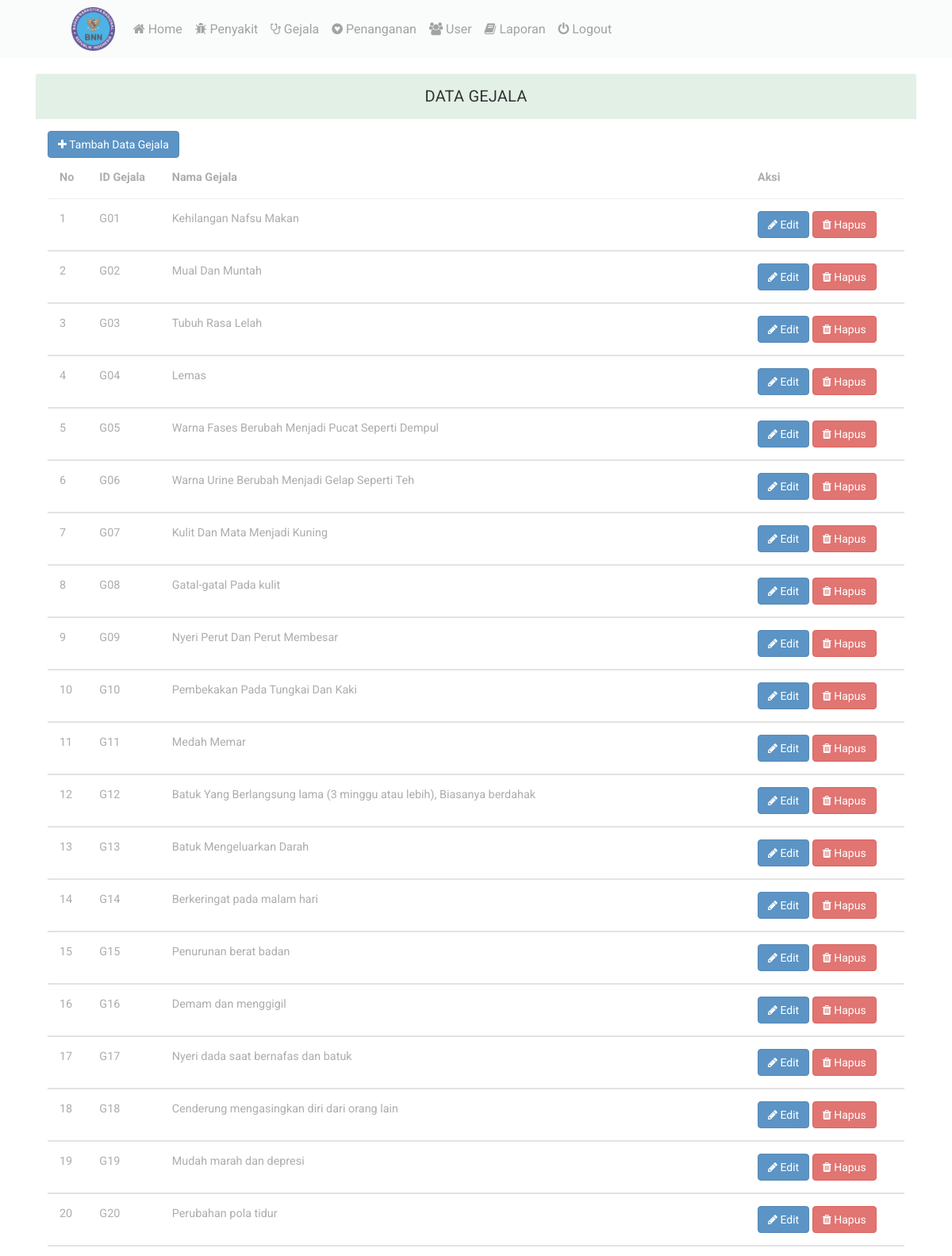
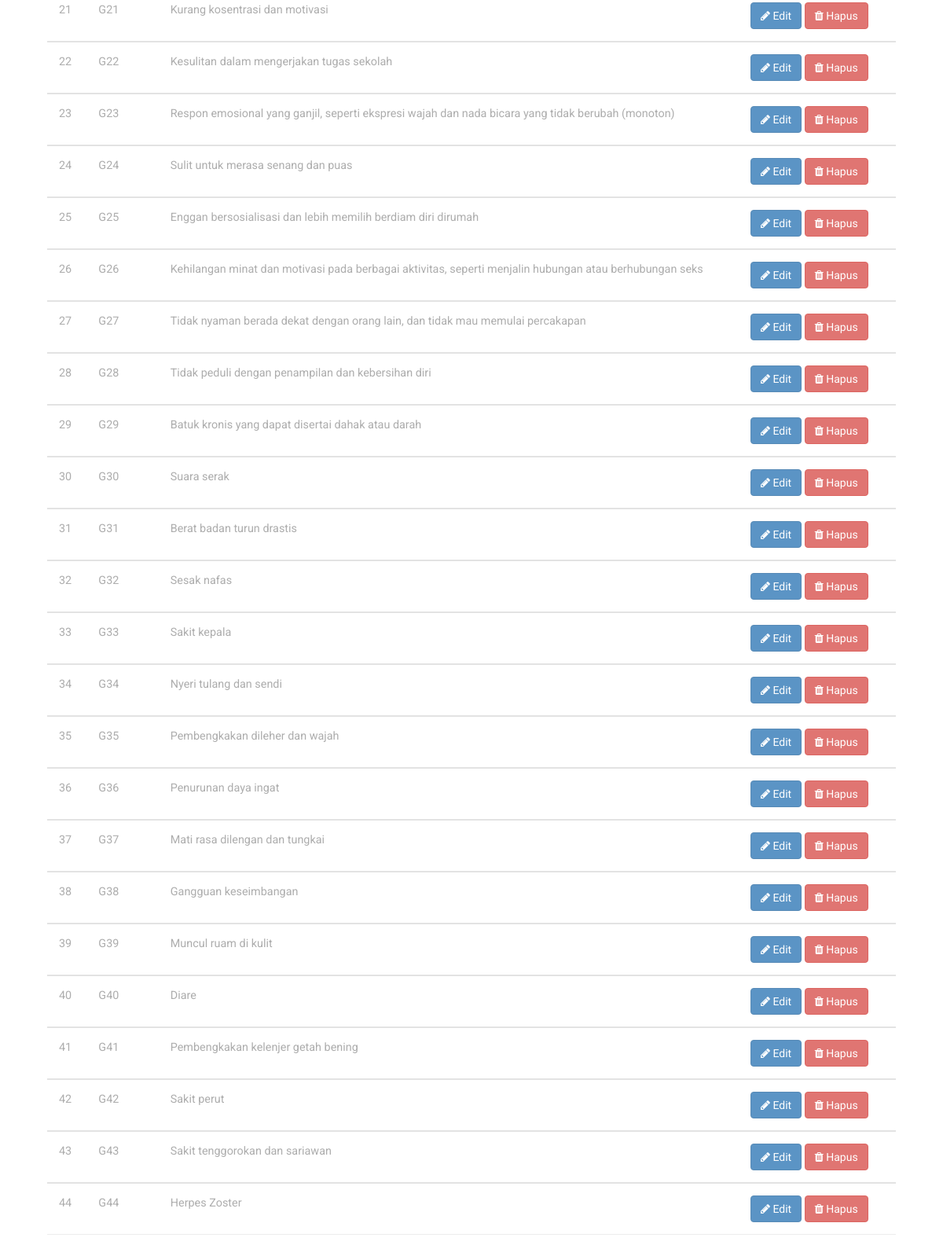
The page /admin/gejala.php (signed in) on the database its author committed (2 pictures, top to bottom).
### tables this page shows
CREATE TABLE `gejala` (
  `id_gejala` varchar(5) NOT NULL,
  `nm_gejala` varchar(191) NOT NULL,
  `cf` varchar(100) NOT NULL
);

### assets/module/koneksi.php (called while the page is built)
<?php
$conn = mysqli_connect("localhost", "root", "", "sp_kandungan");
function query($query)
{
	global $conn;
	$result = mysqli_query($conn, $query);
	$rows = [];
	while ($row = mysqli_fetch_assoc($result)) {
		$rows[] = $row;
	}
	return $rows;
}

### admin/gejala.php (the view)
<?php
require 'header.php';
$dgjl = query("SELECT * FROM gejala ORDER BY id_gejala ASC");
?>
<section class="container">
	<div class="panel panel-default" style="opacity: 0.8 ">
		<div class="panel-heading">Data Gejala</div>
		<div class="panel-body">
			<div>
				<a href="tGejala.php" class="btn btn-primary"><i class="fa fa-plus"></i> Tambah Data Gejala</a>
				<table class="table" ui-jq="footable" ui-options='{
							"paging": {
				          	"enabled": true
				        },
				        	"filtering": {
				          	"enabled": true
				        },
				        	"sorting": {
				          	"enabled": true
				        }}'>
					<thead>
						<tr>
							<th data-breakpoints="xs">No</th>
							<th>ID Gejala</th>
							<th>Nama Gejala</th>
							<th style="width: 200px;">Aksi</th>
						</tr>
					</thead>
					<?php
					$no = 1;
					foreach ($dgjl as $row) :
						?>
						<tbody>
							<tr>
								<td><?= $no; ?></td>
								<td><?= $row["id_gejala"]; ?></td>
								<td><?= $row["nm_gejala"]; ?></td>
								<td>
									<a class="btn btn-primary" href="eGejala.php?id_gejala=<?= $row["id_gejala"]; ?>"><i class="fa fa-pencil"></i> Edit</a>
									<a class="btn btn-danger" href="hGejala.php?id_gejala=<?= $row["id_gejala"]; ?>"><i class="fa fa-trash"></i> Hapus</a>
								</td>
							</tr>
							<?php $no++; ?>
						<?php endforeach ?>
						</tbody>
				</table>
			</div>
		</div>
	</div>
</section>
<?php require "footer.php"; ?>

### assets/css/style.css (style rules this page uses)
html, body { font-family: 'Roboto', sans-serif; font-size: 100%; overflow-x: hidden; background-size:cover; }
body a { transition: 0.5s all ease; -webkit-transition: 0.5s all ease; -moz-transition: 0.5s all ease; -o-transition: 0.5s all ease; -ms-transition: 0.5s all ease; text-decoration:none; }
.panel-heading { position: relative; height: 57px; line-height: 57px; letter-spacing: 0.2px; color: #000; font-size: 18px; font-weight: 400; padding: 0 16px; background:#ddede0; border-top-right-radius: 2px; border-top-left-radius: 2px; text-transform: uppercase; text-align: center; }
.panel { border: none ! important; }
.table>thead>tr>th { border-bottom: 1px solid #e1ab91 ! important; }
.table>tbody>tr>td, .table>tbody>tr>th, .table>tfoot>tr>td, .table>tfoot>tr>th, .table>thead>tr>td, .table>thead>tr>th { border-bottom: 1px solid #e9e9e9 ! important; }
.table > thead > tr > th, .table > tbody > tr > th, .table > tfoot > tr > th, .table > thead > tr > td, .table > tbody > tr > td, .table > tfoot > tr > td { border-top: none !important; }
.table td, .table>tbody>tr>td, .table>tbody>tr>th, .table>tfoot>tr>td, .table>tfoot>tr>th, .table>thead>tr>td, .table>thead>tr>th { padding: 15px!important; }
.table > thead > tr > th, .table > tbody > tr > th, .table > tfoot > tr > th, .table > thead > tr > td, .table > tbody > tr > td, .table > tfoot > tr > td { font-size: 0.9em; color: #999; border-top: none !important; }
.panel-default>.panel-heading { color: #000000 ! important; background-color: #ddede0 ! important; border-color: #ddede0 ! important; font-size: 20px; }

### rows shown on the page
gejala: id_gejala "G01", nm_gejala "Kehilangan Nafsu Makan"
gejala: id_gejala "G02", nm_gejala "Mual Dan Muntah"
gejala: id_gejala "G03", nm_gejala "Tubuh Rasa Lelah"
gejala: id_gejala "G04", nm_gejala "Lemas"
gejala: id_gejala "G05", nm_gejala "Warna Fases Berubah Menjadi Pucat Seperti Dempul"
gejala: id_gejala "G06", nm_gejala "Warna Urine Berubah Menjadi Gelap Seperti Teh"
gejala: id_gejala "G07", nm_gejala "Kulit Dan Mata Menjadi Kuning"
gejala: id_gejala "G08", nm_gejala "Gatal-gatal Pada kulit"
gejala: id_gejala "G09", nm_gejala "Nyeri Perut Dan Perut Membesar"
gejala: id_gejala "G10", nm_gejala "Pembekakan Pada Tungkai Dan Kaki"
gejala: id_gejala "G11", nm_gejala "Medah Memar"
gejala: id_gejala "G12", nm_gejala "Batuk Yang Berlangsung lama (3 minggu atau lebih), Biasanya berdahak"
gejala: id_gejala "G13", nm_gejala "Batuk Mengeluarkan Darah"
gejala: id_gejala "G14", nm_gejala "Berkeringat pada malam hari"
gejala: id_gejala "G15", nm_gejala "Penurunan berat badan"
gejala: id_gejala "G16", nm_gejala "Demam dan menggigil"
gejala: id_gejala "G17", nm_gejala "Nyeri dada saat bernafas dan batuk"
gejala: id_gejala "G18", nm_gejala "Cenderung mengasingkan diri dari orang lain"
gejala: id_gejala "G19", nm_gejala "Mudah marah dan depresi"
gejala: id_gejala "G20", nm_gejala "Perubahan pola tidur"
gejala: id_gejala "G21", nm_gejala "Kurang kosentrasi dan motivasi"
gejala: id_gejala "G22", nm_gejala "Kesulitan dalam mengerjakan tugas sekolah"
gejala: id_gejala "G23", nm_gejala "Respon emosional yang ganjil, seperti ekspresi wajah dan nada bicara yang tidak berubah (monoton)"
gejala: id_gejala "G24", nm_gejala "Sulit untuk merasa senang dan puas"
gejala: id_gejala "G25", nm_gejala "Enggan bersosialisasi dan lebih memilih berdiam diri dirumah"
gejala: id_gejala "G26", nm_gejala "Kehilangan minat dan motivasi pada berbagai aktivitas, seperti menjalin hubungan atau berhubungan seks"
gejala: id_gejala "G27", nm_gejala "Tidak nyaman berada dekat dengan orang lain, dan tidak mau memulai percakapan"
gejala: id_gejala "G28", nm_gejala "Tidak peduli dengan penampilan dan kebersihan diri"
gejala: id_gejala "G29", nm_gejala "Batuk kronis yang dapat disertai dahak atau darah"
gejala: id_gejala "G30", nm_gejala "Suara serak"
gejala: id_gejala "G31", nm_gejala "Berat badan turun drastis"
gejala: id_gejala "G32", nm_gejala "Sesak nafas"
gejala: id_gejala "G33", nm_gejala "Sakit kepala"
gejala: id_gejala "G34", nm_gejala "Nyeri tulang dan sendi"
gejala: id_gejala "G35", nm_gejala "Pembengkakan dileher dan wajah"
gejala: id_gejala "G36", nm_gejala "Penurunan daya ingat"
gejala: id_gejala "G37", nm_gejala "Mati rasa dilengan dan tungkai"
gejala: id_gejala "G38", nm_gejala "Gangguan keseimbangan"
gejala: id_gejala "G39", nm_gejala "Muncul ruam di kulit"
gejala: id_gejala "G40", nm_gejala "Diare"
gejala: id_gejala "G41", nm_gejala "Pembengkakan kelenjer getah bening"
gejala: id_gejala "G42", nm_gejala "Sakit perut"
gejala: id_gejala "G43", nm_gejala "Sakit tenggorokan dan sariawan"
gejala: id_gejala "G44", nm_gejala "Herpes Zoster"
